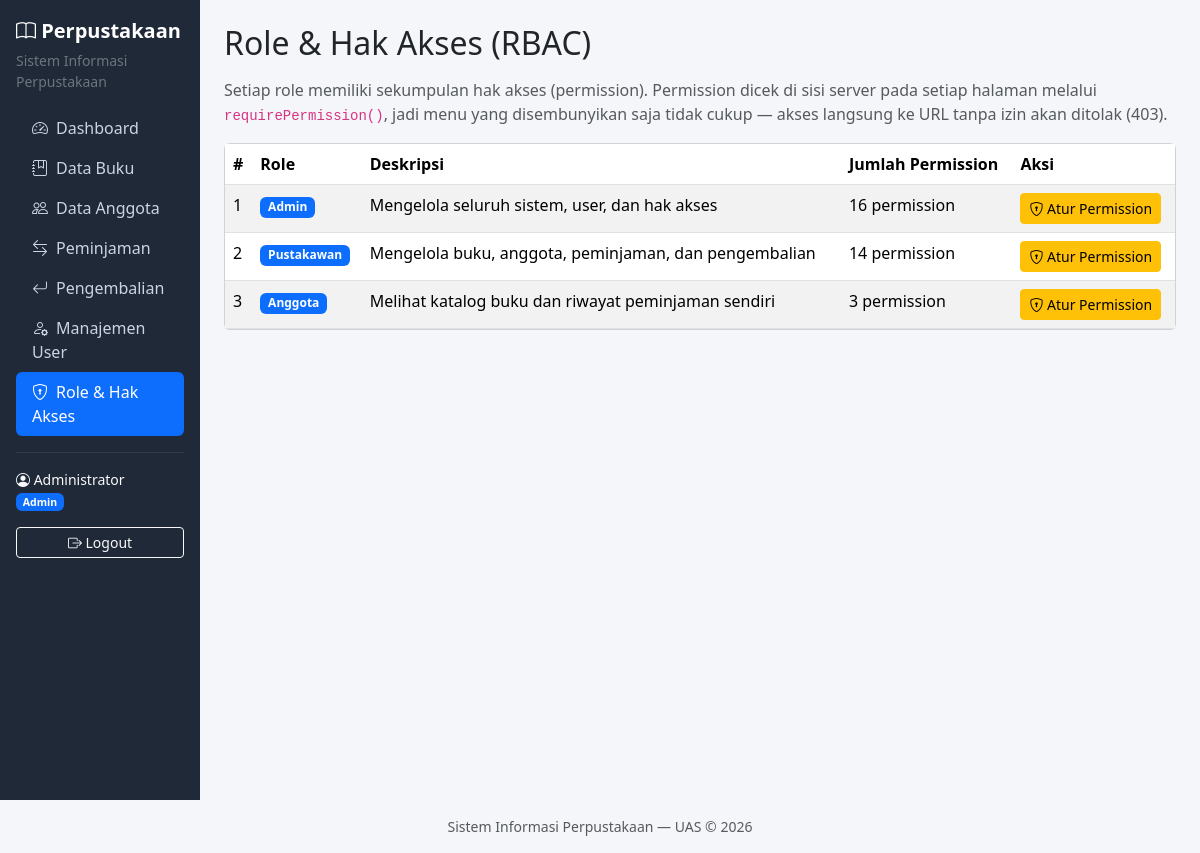
The page /source/roles/index.php (signed in) on the database its author committed.
### tables this page shows
CREATE TABLE IF NOT EXISTS roles (
    id INT AUTO_INCREMENT PRIMARY KEY,
    name VARCHAR(50) NOT NULL UNIQUE,
    description VARCHAR(255) NULL
);

### source/includes/auth.php (called while the page is built, shortened)
<?php
function url($path)
{
    return BASE_PATH . $path;
}
function e($str)
{
    return htmlspecialchars((string) $str, ENT_QUOTES, 'UTF-8');
}
function currentUser()
{
    return $_SESSION['user'] ?? null;
}
function userPermissions(PDO $pdo)
{
    $user = currentUser();
    $stmt = $pdo->prepare(
        'SELECT p.name FROM permissions p
         JOIN role_permissions rp ON rp.permission_id = p.id
         WHERE rp.role_id = ?'
    );
    $stmt->execute([$user['role_id']]);
    return $stmt->fetchAll(PDO::FETCH_COLUMN);
}
function can(PDO $pdo, $permission)
{
    return in_array($permission, userPermissions($pdo), true);
}

### source/roles/index.php (the view, shortened to what this page needs)
<?php
require __DIR__ . '/../config/database.php';
require __DIR__ . '/../includes/auth.php';
$title = 'Role & Hak Akses (RBAC)';
$roles = $pdo->query(
    'SELECT r.*, COUNT(rp.permission_id) AS jumlah_permission
     FROM roles r
     LEFT JOIN role_permissions rp ON rp.role_id = r.id
     GROUP BY r.id ORDER BY r.id'
)->fetchAll();
require __DIR__ . '/../includes/header.php';
?>
<p class="text-muted">
    Setiap role memiliki sekumpulan hak akses (permission). Permission dicek di sisi server pada
    setiap halaman melalui <code>requirePermission()</code>, jadi menu yang disembunyikan saja tidak cukup —
    akses langsung ke URL tanpa izin akan ditolak (403).
</p>
<div class="card">
    <div class="card-body p-0">
        <table class="table table-striped table-hover mb-0">
            <thead><tr><th>#</th><th>Role</th><th>Deskripsi</th><th>Jumlah Permission</th><th>Aksi</th></tr></thead>
            <tbody>
            <?php foreach ($roles as $i => $row): ?>
                <tr>
                    <td><?= $i + 1 ?></td>
                    <td><span class="badge bg-primary"><?= e($row['name']) ?></span></td>
                    <td><?= e($row['description']) ?></td>
                    <td><?= (int) $row['jumlah_permission'] ?> permission</td>
                    <td>
                        <a href="<?= url('/roles/edit.php') ?>?id=<?= (int) $row['id'] ?>" class="btn btn-sm btn-warning">
                            <i class="bi bi-shield-lock"></i> Atur Permission
                        </a>
                    </td>
                </tr>
            <?php endforeach; ?>
            </tbody>
        </table>
    </div>
</div>
<?php require __DIR__ . '/../includes/footer.php'; ?>

### source/includes/header.php (shortened to what this page needs)
<?php
$user = currentUser();
$uri = $_SERVER['REQUEST_URI'] ?? '';
function menuAktif($path, $uri)
{
    return strpos($uri, $path) === 0 ? 'active' : '';
}
?>
<!DOCTYPE html>
<html lang="id">
<head>
    <link href="https://cdn.jsdelivr.net/npm/bootstrap@5.3.3/dist/css/bootstrap.min.css" rel="stylesheet">
    <link href="https://cdn.jsdelivr.net/npm/bootstrap-icons@1.11.3/font/bootstrap-icons.min.css" rel="stylesheet">
</head>
<body>
<div class="container-fluid">
    <div class="row">
        <nav class="col-md-3 col-lg-2 d-md-block sidebar p-3">
            <div class="brand fs-5 mb-1"><i class="bi bi-book"></i> Perpustakaan</div>
            <div class="text-secondary small mb-3">Sistem Informasi Perpustakaan</div>
            <ul class="nav flex-column">
                <li class="nav-item">
                    <a class="nav-link <?= menuAktif(url('/dashboard.php'), $uri) ?>" href="<?= url('/dashboard.php') ?>"><i class="bi bi-speedometer2"></i>Dashboard</a>
                </li>
                <?php if (can($pdo, 'buku.view')): ?>
                <li class="nav-item">
                    <a class="nav-link <?= menuAktif(url('/buku/'), $uri) ?>" href="<?= url('/buku/index.php') ?>"><i class="bi bi-journal-bookmark"></i>Data Buku</a>
                </li>
                <?php endif; ?>
                <?php if (can($pdo, 'anggota.view')): ?>
                <li class="nav-item">
                    <a class="nav-link <?= menuAktif(url('/anggota/'), $uri) ?>" href="<?= url('/anggota/index.php') ?>"><i class="bi bi-people"></i>Data Anggota</a>
                </li>
                <?php endif; ?>
                <?php if (can($pdo, 'peminjaman.view')): ?>
                <li class="nav-item">
                    <a class="nav-link <?= menuAktif(url('/peminjaman/'), $uri) ?>" href="<?= url('/peminjaman/index.php') ?>"><i class="bi bi-arrow-left-right"></i>Peminjaman</a>
                </li>
                <?php endif; ?>
                <?php if (can($pdo, 'pengembalian.process')): ?>
                <li class="nav-item">
                    <a class="nav-link <?= menuAktif(url('/pengembalian/'), $uri) ?>" href="<?= url('/pengembalian/index.php') ?>"><i class="bi bi-arrow-return-left"></i>Pengembalian</a>
                </li>
                <?php endif; ?>
                <?php if (can($pdo, 'users.manage')): ?>
                <li class="nav-item">
                    <a class="nav-link <?= menuAktif(url('/users/'), $uri) ?>" href="<?= url('/users/index.php') ?>"><i class="bi bi-person-gear"></i>Manajemen User</a>
                </li>
                <?php endif; ?>
                <?php if (can($pdo, 'roles.manage')): ?>
                <li class="nav-item">
                    <a class="nav-link <?= menuAktif(url('/roles/'), $uri) ?>" href="<?= url('/roles/index.php') ?>"><i class="bi bi-shield-lock"></i>Role &amp; Hak Akses</a>
                </li>
                <?php endif; ?>
            </ul>
            <hr class="border-secondary">
            <div class="text-light small">
                <i class="bi bi-person-circle"></i> <?= e($user['name']) ?><br>
                <span class="badge bg-primary"><?= e($user['role_name']) ?></span>
            </div>
            <a href="<?= url('/logout.php') ?>" class="btn btn-outline-light btn-sm w-100 mt-3"><i class="bi bi-box-arrow-right"></i> Logout</a>
        </nav>
        <main class="col-md-9 ms-sm-auto col-lg-10 content">
            <h2 class="mb-3"><?= e($title ?? 'Dashboard') ?></h2>

### source/includes/header.php (style rules this page uses)
body { background-color: #f4f6f9; }
.sidebar { min-height: 100vh; background: #1f2937; }
.sidebar .nav-link { color: #cbd5e1; border-radius: .375rem; }
.sidebar .nav-link.active { background: #0d6efd; color: #fff; }
.sidebar .nav-link i { margin-right: .5rem; }
.sidebar .brand { color: #fff; font-weight: 700; }
.content { padding: 1.5rem; }

### rows shown on the page
roles: name "Admin", description "Mengelola seluruh sistem, user, dan hak akses", jumlah_permission "16"
roles: name "Pustakawan", description "Mengelola buku, anggota, peminjaman, dan pengembalian", jumlah_permission "14"
roles: name "Anggota", description "Melihat katalog buku dan riwayat peminjaman sendiri", jumlah_permission "3"

### other values the page prints
$user['name'] "Administrator"
$title "Role & Hak Akses (RBAC)"
